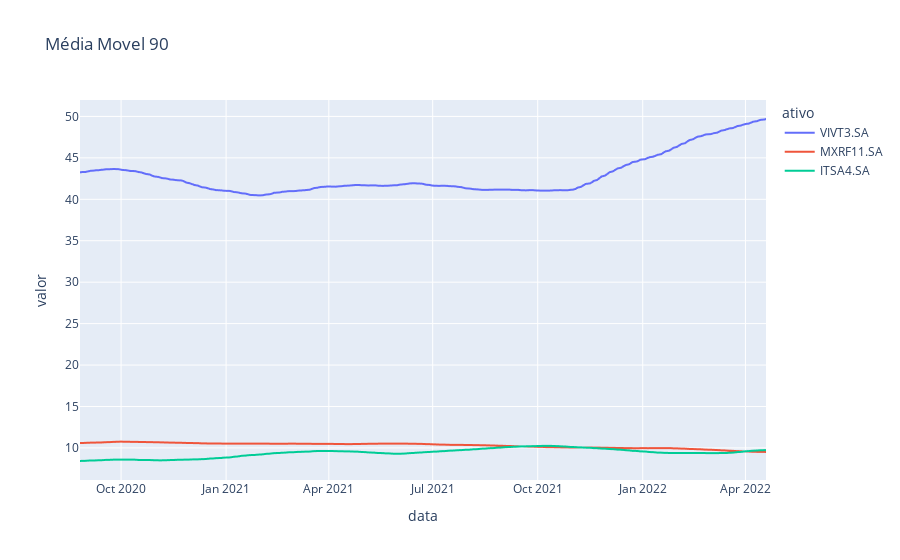

The notebook cell saved with this chart:
### Code cell
fig = px.line(yf_fechamento90_vertical, x="data", y="valor", color='ativo', title='Média Movel 90')
fig.show()

### Figure 1 — Plotly figure (JSON) as saved in the notebook; plotly's stock layout.template omitted (floating-point values rounded to 4 significant figures; data arrays with more than 128 entries replaced by an {"elided": "..."} marker saying what was removed)
{"data": [{"hovertemplate": "ativo=VIVT3.SA<br>data=%{x}<br>valor=%{y}<extra></extra>", "legendgroup": "VIVT3.SA", "line": {"color": "#636efa", "dash": "solid"}, "marker": {"symbol": "circle"}, "mode": "lines", "name": "VIVT3.SA", "showlegend": true, "type": "scattergl", "x": {"elided": "406 str values"}, "xaxis": "x", "y": {"elided": "406 float values"}, "yaxis": "y"}, {"hovertemplate": "ativo=MXRF11.SA<br>data=%{x}<br>valor=%{y}<extra></extra>", "legendgroup": "MXRF11.SA", "line": {"color": "#EF553B", "dash": "solid"}, "marker": {"symbol": "circle"}, "mode": "lines", "name": "MXRF11.SA", "showlegend": true, "type": "scattergl", "x": {"elided": "406 str values"}, "xaxis": "x", "y": {"elided": "406 float values"}, "yaxis": "y"}, {"hovertemplate": "ativo=ITSA4.SA<br>data=%{x}<br>valor=%{y}<extra></extra>", "legendgroup": "ITSA4.SA", "line": {"color": "#00cc96", "dash": "solid"}, "marker": {"symbol": "circle"}, "mode": "lines", "name": "ITSA4.SA", "showlegend": true, "type": "scattergl", "x": {"elided": "406 str values"}, "xaxis": "x", "y": {"elided": "406 float values"}, "yaxis": "y"}], "layout": {"legend": {"title": {"text": "ativo"}, "tracegroupgap": 0}, "title": {"text": "Média Movel 90"}, "xaxis": {"anchor": "y", "domain": [0, 1], "title": {"text": "data"}}, "yaxis": {"anchor": "x", "domain": [0, 1], "title": {"text": "valor"}}}}
